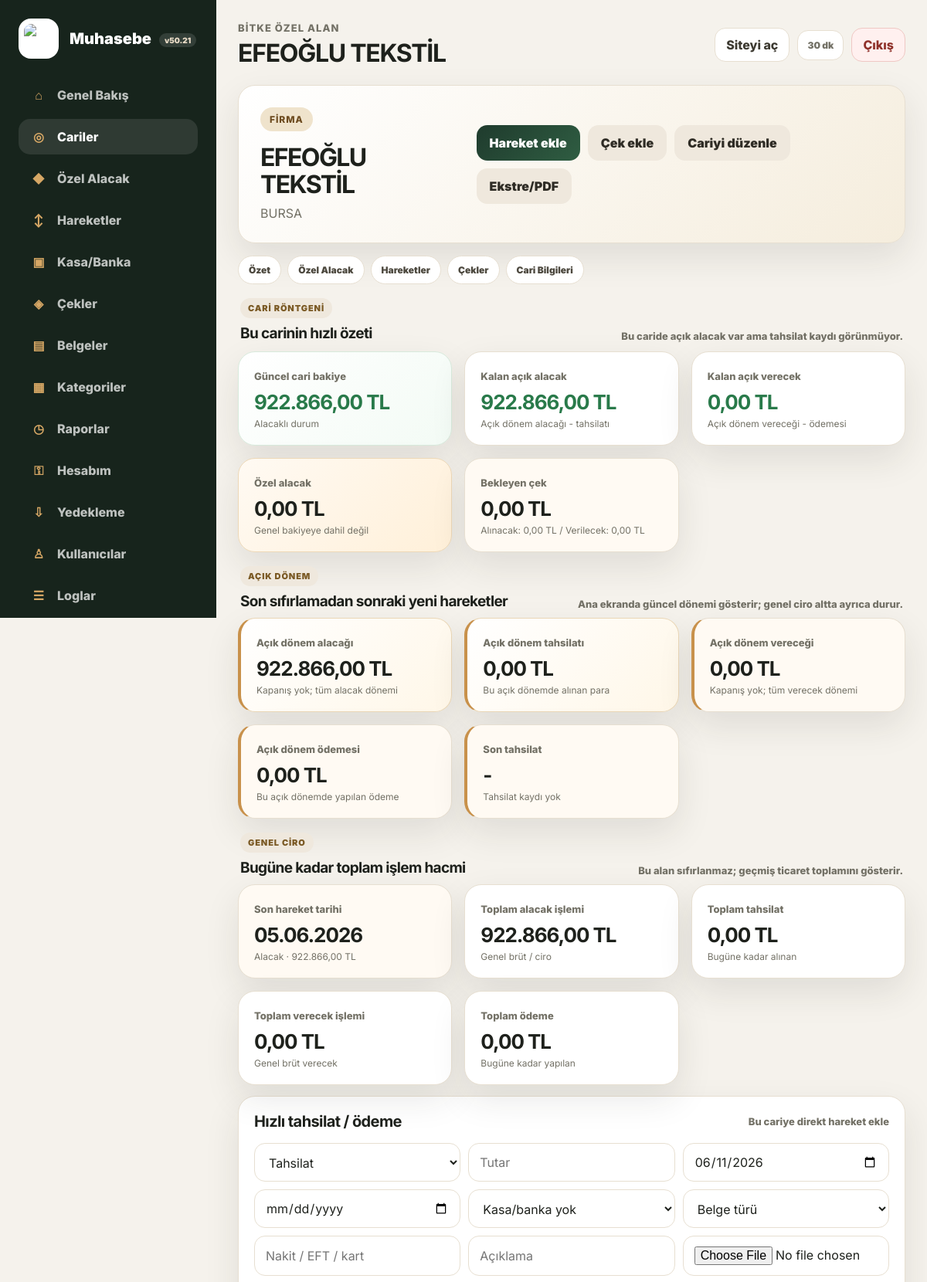
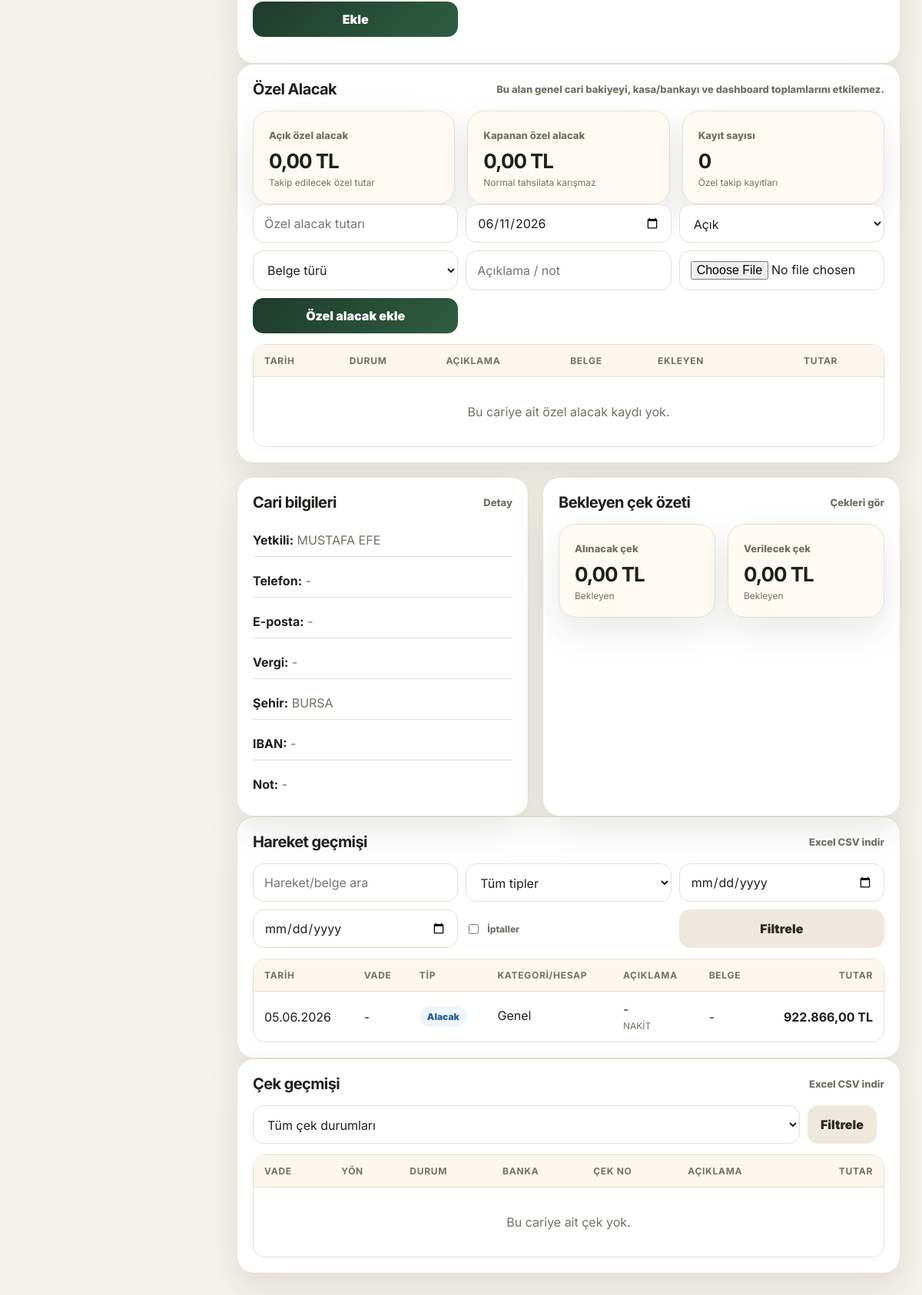
The page /cari-detay.php?id=1 (signed in) on the database its author committed (2 pictures, top to bottom).
### tables this page shows
CREATE TABLE cariler (
        id INTEGER PRIMARY KEY AUTOINCREMENT,
        cari_type TEXT NOT NULL DEFAULT 'Firma',
        name TEXT NOT NULL,
        tax_no TEXT,
        phone TEXT,
        email TEXT,
        address TEXT,
        notes TEXT,
        created_at TEXT NOT NULL,
        updated_at TEXT NOT NULL
    , tax_office TEXT, authorized_person TEXT, iban TEXT, city TEXT);

CREATE TABLE movements (
        id INTEGER PRIMARY KEY AUTOINCREMENT,
        cari_id INTEGER,
        category_id INTEGER,
        movement_type TEXT NOT NULL,
        amount REAL NOT NULL CHECK(amount >= 0),
        movement_date TEXT NOT NULL,
        due_date TEXT,
        payment_method TEXT,
        description TEXT,
        document_path TEXT,
        document_name TEXT,
        document_mime TEXT,
        created_by INTEGER,
        created_at TEXT NOT NULL,
        updated_at TEXT NOT NULL, account_id INTEGER, document_type TEXT, is_cancelled INTEGER NOT NULL DEFAULT 0, cancelled_at TEXT, cancelled_by INTEGER, cancel_reason TEXT,
        FOREIGN KEY(cari_id) REFERENCES cariler(id) ON DELETE SET NULL,
        FOREIGN KEY(category_id) REFERENCES categories(id) ON DELETE SET NULL,
        FOREIGN KEY(created_by) REFERENCES users(id) ON DELETE SET NULL
    );

CREATE TABLE categories (
        id INTEGER PRIMARY KEY AUTOINCREMENT,
        name TEXT NOT NULL UNIQUE,
        type TEXT NOT NULL DEFAULT 'genel',
        created_at TEXT NOT NULL
    );

### cari-detay.php (the view, shortened to what the rows shown need)
<?php
require_once __DIR__ . '/layout.php';
require_login();
$id = (int)($_GET['id'] ?? 0);
$stmt = db()->prepare('SELECT * FROM cariler WHERE id=?'); $stmt->execute([$id]); $cari = $stmt->fetch();
$openPeriod = cari_open_period_balance($id);
$privateSummary = private_receivable_summary($id);
$includeCancelled = isset($_GET['include_cancelled']);
$where=['m.cari_id=?']; $params=[$id];
if (!$includeCancelled) $where[]='COALESCE(m.is_cancelled,0)=0';
$stmt = db()->prepare("SELECT m.*, cat.name AS category_name, u.display_name AS user_name, a.name AS account_name FROM movements m LEFT JOIN categories cat ON cat.id=m.category_id LEFT JOIN users u ON u.id=m.created_by LEFT JOIN accounts a ON a.id=m.account_id WHERE " . implode(' AND ', $where) . " ORDER BY m.movement_date DESC, m.id DESC");
$stmt->execute($params); $movements = $stmt->fetchAll();
$checkTotals = ['alinacak'=>0,'verilecek'=>0];
$pendingCheckTotal = $checkTotals['alinacak'] + $checkTotals['verilecek'];
page_header($cari['name'], 'cariler');
?>
<section class="hero-card detail-hero">
  <div>
    <span class="status-pill"><?php echo e($cari['cari_type']); ?></span>
    <h2><?php echo e($cari['name']); ?></h2>
    <p><?php echo e($cari['address'] ?: $cari['notes'] ?: 'Cari detayları, hareket geçmişi, belge arşivi ve çek takibi.'); ?></p>
  </div>
</section>
<section id="ozet" class="detail-section">
  <div class="stats-grid five cari-rontgen-grid">
    <article class="stat-card"><span>Kalan açık alacak</span><strong class="<?php echo $openPeriod['net_alacak'] >= 0 ? 'text-success' : 'text-danger'; ?>"><?php echo e(money($openPeriod['net_alacak'])); ?></strong><small>Açık dönem alacağı - tahsilatı</small></article>
    <article class="stat-card"><span>Kalan açık verecek</span><strong class="<?php echo $openPeriod['net_verecek'] <= 0 ? 'text-success' : 'text-danger'; ?>"><?php echo e(money($openPeriod['net_verecek'])); ?></strong><small>Açık dönem vereceği - ödemesi</small></article>
    <article class="stat-card special"><span>Özel alacak</span><strong><?php echo e(money($privateSummary['acik'])); ?></strong><small>Genel bakiyeye dahil değil</small></article>
    <article class="stat-card soft"><span>Bekleyen çek</span><strong><?php echo e(money($pendingCheckTotal)); ?></strong><small>Alınacak: <?php echo e(money($checkTotals['alinacak'])); ?> / Verilecek: <?php echo e(money($checkTotals['verilecek'])); ?></small></article>
  </div>
  <div class="stats-grid five cari-rontgen-grid open-period-grid">
    <article class="stat-card cash"><span>Açık dönem alacağı</span><strong><?php echo e(money($openPeriod['alacak'])); ?></strong><small><?php echo $openPeriod['alacak_has_close'] ? 'Son kapanış: ' . e(tr_date($openPeriod['alacak_close_date'])) : 'Kapanış yok; tüm alacak dönemi'; ?></small></article>
    <article class="stat-card cash"><span>Açık dönem tahsilatı</span><strong><?php echo e(money($openPeriod['tahsilat'])); ?></strong><small>Bu açık dönemde alınan para</small></article>
    <article class="stat-card soft"><span>Açık dönem vereceği</span><strong><?php echo e(money($openPeriod['verecek'])); ?></strong><small><?php echo $openPeriod['verecek_has_close'] ? 'Son kapanış: ' . e(tr_date($openPeriod['verecek_close_date'])) : 'Kapanış yok; tüm verecek dönemi'; ?></small></article>
    <article class="stat-card soft"><span>Açık dönem ödemesi</span><strong><?php echo e(money($openPeriod['odeme'])); ?></strong><small>Bu açık dönemde yapılan ödeme</small></article>
  </div>
</section>
<section id="ozel-alacak" class="panel-card special-receivable-card detail-section">
  <div class="table-wrap">
    <table>
      <thead><tr><th>Tarih</th><th>Durum</th><th>Açıklama</th><th>Belge</th><th>Ekleyen</th><th class="right">Tutar</th><th></th></tr></thead>
    </table>
  </div>
</section>
<section id="bilgiler" class="content-grid compact detail-section">
  <article class="panel-card">
    <div class="info-list">
      <p><strong>Yetkili:</strong> <?php echo e($cari['authorized_person'] ?: '-'); ?></p>
      <p><strong>Telefon:</strong> <?php echo e($cari['phone'] ?: '-'); ?></p>
      <p><strong>E-posta:</strong> <?php echo e($cari['email'] ?: '-'); ?></p>
      <p><strong>Vergi:</strong> <?php echo e(trim(($cari['tax_office'] ?: '') . ' ' . ($cari['tax_no'] ?: '')) ?: '-'); ?></p>
      <p><strong>Şehir:</strong> <?php echo e($cari['city'] ?: '-'); ?></p>
      <p><strong>IBAN:</strong> <?php echo e($cari['iban'] ?: '-'); ?></p>
      <p><strong>Not:</strong> <?php echo e($cari['notes'] ?: '-'); ?></p>
    </div>
  </article>
</section>
<section id="hareketler" class="panel-card detail-section">
  <div class="table-wrap">
    <table>
      <thead><tr><th>Tarih</th><th>Vade</th><th>Tip</th><th>Kategori/Hesap</th><th>Açıklama</th><th>Belge</th><th class="right">Tutar</th></tr></thead>
      <tbody>
        <?php foreach ($movements as $m): $cancelled=(int)($m['is_cancelled'] ?? 0)===1; ?>
          <tr class="<?php echo $cancelled?'row-cancelled':''; ?>"><td><?php echo e(tr_date($m['movement_date'])); ?></td><td><?php echo e(tr_date($m['due_date'])); ?></td><td><?php echo $cancelled ? badge('İptal','neutral') : badge(movement_label($m['movement_type']), movement_tone($m['movement_type'])); ?></td><td><?php echo e($m['category_name'] ?: '-'); ?><small><?php echo e($m['account_name'] ?: ''); ?></small></td><td><?php echo e($m['description'] ?: '-'); ?><small><?php echo e($m['payment_method'] ?: ''); ?></small></td><td><?php echo $m['document_path'] ? '<a href="belge-indir.php?id=' . e($m['id']) . '" target="_blank">'.e(document_type_label($m['document_type'])).'</a>' : '-'; ?></td><td class="right"><strong><?php echo e(money($m['amount'])); ?></strong></td></tr>
        <?php endforeach; ?>
      </tbody>
    </table>
  </div>
</section>
<section id="cekler" class="panel-card detail-section">
  <div class="table-wrap">
    <table>
      <thead><tr><th>Vade</th><th>Yön</th><th>Durum</th><th>Banka</th><th>Çek No</th><th>Açıklama</th><th class="right">Tutar</th></tr></thead>
    </table>
  </div>
</section>
<?php page_footer(); ?>

### layout.php (shortened to what the rows shown need)
<?php
require_once __DIR__ . '/bootstrap.php';
function page_header(string $title, string $active = ''): void
{
    ?>
<!doctype html>
<html lang="tr">
<head>
  <link rel="stylesheet" href="assets/muhasebe.css?v=514" />
</head>
<body class="app-page">
  <div class="app-shell">
    <main class="main">
      <header class="topbar">
        <div>
          <p>Bitke özel alan</p>
          <h1><?php echo e($title); ?></h1>
        </div>
      </header>
<?php }
function page_footer(): void
{
    ?>
    </main>
  </div>
</body>
</html>
<?php }
function badge(string $label, string $tone = 'neutral'): string
{
    return '<span class="badge badge-' . e($tone) . '">' . e($label) . '</span>';
}

### rows shown on the page
cariler: name "EFEOĞLU TEKSTİL", cari_type "FIRMA", address "BURSA", authorized_person "MUSTAFA EFE", phone "-", email "-", tax_office+tax_no "-", city "BURSA", iban "-", notes "-"
movements: money($openPeriod['net_alacak']) "922.866,00 TL", money($openPeriod['net_verecek']) "0,00 TL", is_cancelled "0,00 TL", money($openPeriod['alacak']) "922.866,00 TL", money($openPeriod['tahsilat']) "0,00 TL", money($openPeriod['verecek']) "0,00 TL", money($openPeriod['odeme']) "0,00 TL", movement_date "05.06.2026", due_date "-", category.name "Genel", description "-", payment_method "NAKİT", amount "922.866,00 TL"

### other values the page prints
APP_VERSION "v50.21"
$item[3] "⌂"
$item[2] "Genel Bakış"
$item[3] "◎"
$item[2] "Cariler"
$item[3] "◆"
$item[2] "Özel Alacak"
$item[3] "↕"
$item[2] "Hareketler"
$item[3] "▣"
$item[2] "Kasa/Banka"
$item[3] "◈"
$item[2] "Çekler"
$item[3] "▤"
$item[2] "Belgeler"
